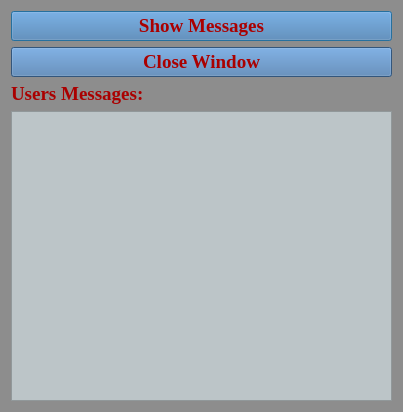
<?xml version="1.0" encoding="UTF-8"?>
<ui version="4.0">
 <class>showMessagesWindow</class>
 <widget class="QDialog" name="showMessagesWindow">
  <property name="geometry">
   <rect>
    <x>0</x>
    <y>0</y>
    <width>403</width>
    <height>412</height>
   </rect>
  </property>
  <property name="windowTitle">
   <string>Dialog</string>
  </property>
  <property name="styleSheet">
   <string notr="true">background-color: rgb(141, 141, 141);</string>
  </property>
  <layout class="QVBoxLayout" name="verticalLayout_2">
   <item>
    <layout class="QVBoxLayout" name="verticalLayout">
     <item>
      <widget class="QPushButton" name="showAllMessagesButton">
       <property name="font">
        <font>
         <family>Georgia</family>
         <pointsize>14</pointsize>
         <bold>true</bold>
        </font>
       </property>
       <property name="styleSheet">
        <string notr="true">color: rgb(170, 0, 0);
background-color: rgb(72,120,174);</string>
       </property>
       <property name="text">
        <string>Show Messages</string>
       </property>
      </widget>
     </item>
     <item>
      <widget class="QPushButton" name="closeUsersMessagesButton">
       <property name="font">
        <font>
         <family>Georgia</family>
         <pointsize>14</pointsize>
         <bold>true</bold>
        </font>
       </property>
       <property name="styleSheet">
        <string notr="true">color: rgb(170, 0, 0);
background-color: rgb(72,120,174);</string>
       </property>
       <property name="text">
        <string>Close Window</string>
       </property>
      </widget>
     </item>
     <item>
      <widget class="QLabel" name="labelUM">
       <property name="font">
        <font>
         <family>Georgia</family>
         <pointsize>14</pointsize>
         <italic>false</italic>
         <bold>true</bold>
         <underline>false</underline>
        </font>
       </property>
       <property name="styleSheet">
        <string notr="true">color: rgb(170, 0, 0);</string>
       </property>
       <property name="text">
        <string>Users Messages:</string>
       </property>
      </widget>
     </item>
     <item>
      <widget class="QTextBrowser" name="usersMessagesBrowser">
       <property name="font">
        <font>
         <pointsize>14</pointsize>
        </font>
       </property>
       <property name="styleSheet">
        <string notr="true">background-color: rgb(188, 197, 200);</string>
       </property>
      </widget>
     </item>
    </layout>
   </item>
  </layout>
 </widget>
 <resources/>
 <connections/>
</ui>
